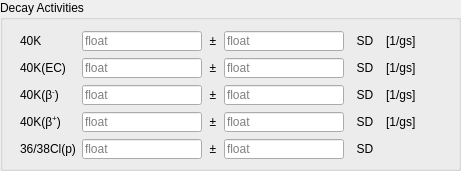
    <widget class="QGroupBox" name="groupBox_2">
     <property name="geometry">
      <rect>
       <x>10</x>
       <y>240</y>
       <width>461</width>
       <height>171</height>
      </rect>
     </property>
     <property name="title">
      <string>Decay Activities</string>
     </property>
     <widget class="QWidget" name="layoutWidget">
      <property name="geometry">
       <rect>
        <x>20</x>
        <y>30</y>
        <width>421</width>
        <height>131</height>
       </rect>
      </property>
      <layout class="QGridLayout" name="gridLayout_2">
       <item row="1" column="2">
        <widget class="QLabel" name="label_53">
         <property name="maximumSize">
          <size>
           <width>10</width>
           <height>20</height>
          </size>
         </property>
         <property name="text">
          <string>±</string>
         </property>
         <property name="alignment">
          <set>Qt::AlignCenter</set>
         </property>
        </widget>
       </item>
       <item row="4" column="1">
        <widget class="QLineEdit" name="lineEdit_11">
         <property name="maximumSize">
          <size>
           <width>120</width>
           <height>20</height>
          </size>
         </property>
         <property name="text">
          <string/>
         </property>
         <property name="placeholderText">
          <string>float</string>
         </property>
        </widget>
       </item>
       <item row="4" column="4">
        <widget class="QLabel" name="label_95">
         <property name="maximumSize">
          <size>
           <width>30</width>
           <height>20</height>
          </size>
         </property>
         <property name="text">
          <string>SD</string>
         </property>
         <property name="alignment">
          <set>Qt::AlignCenter</set>
         </property>
        </widget>
       </item>
       <item row="2" column="3">
        <widget class="QLineEdit" name="lineEdit_27">
         <property name="maximumSize">
          <size>
           <width>120</width>
           <height>20</height>
          </size>
         </property>
         <property name="text">
          <string/>
         </property>
         <property name="placeholderText">
          <string>float</string>
         </property>
        </widget>
       </item>
       <item row="4" column="3">
        <widget class="QLineEdit" name="lineEdit_29">
         <property name="maximumSize">
          <size>
           <width>120</width>
           <height>20</height>
          </size>
         </property>
         <property name="text">
          <string/>
         </property>
         <property name="placeholderText">
          <string>float</string>
         </property>
        </widget>
       </item>
       <item row="3" column="2">
        <widget class="QLabel" name="label_70">
         <property name="maximumSize">
          <size>
           <width>10</width>
           <height>20</height>
          </size>
         </property>
         <property name="text">
          <string>±</string>
         </property>
         <property name="alignment">
          <set>Qt::AlignCenter</set>
         </property>
        </widget>
       </item>
       <item row="4" column="0">
        <widget class="QLabel" name="label_27">
         <property name="text">
          <string>36/38Cl(p)</string>
         </property>
         <property name="alignment">
          <set>Qt::AlignLeading|Qt::AlignLeft|Qt::AlignVCenter</set>
         </property>
        </widget>
       </item>
       <item row="2" column="0">
        <widget class="QLabel" name="label_20">
         <property name="text">
          <string>&lt;html&gt;&lt;head/&gt;&lt;body&gt;&lt;p&gt;40K(β&lt;span style=&quot; vertical-align:super;&quot;&gt;-&lt;/span&gt;)&lt;/p&gt;&lt;/body&gt;&lt;/html&gt;</string>
         </property>
         <property name="alignment">
          <set>Qt::AlignLeading|Qt::AlignLeft|Qt::AlignVCenter</set>
         </property>
        </widget>
       </item>
       <item row="2" column="5">
        <widget class="QLabel" name="label_69">
         <property name="maximumSize">
          <size>
           <width>55</width>
           <height>20</height>
          </size>
         </property>
         <property name="text">
          <string>[1/gs]</string>
         </property>
         <property name="alignment">
          <set>Qt::AlignLeading|Qt::AlignLeft|Qt::AlignVCenter</set>
         </property>
        </widget>
       </item>
       <item row="1" column="5">
        <widget class="QLabel" name="label_68">
         <property name="minimumSize">
          <size>
           <width>51</width>
           <height>0</height>
          </size>
         </property>
         <property name="maximumSize">
          <size>
           <width>55</width>
           <height>20</height>
          </size>
         </property>
         <property name="text">
          <string>[1/gs]</string>
         </property>
         <property name="alignment">
          <set>Qt::AlignLeading|Qt::AlignLeft|Qt::AlignVCenter</set>
         </property>
        </widget>
       </item>
       <item row="3" column="1">
        <widget class="QLineEdit" name="lineEdit_10">
         <property name="maximumSize">
          <size>
           <width>120</width>
           <height>20</height>
          </size>
         </property>
         <property name="text">
          <string/>
         </property>
         <property name="placeholderText">
          <string>float</string>
         </property>
        </widget>
       </item>
       <item row="1" column="0">
        <widget class="QLabel" name="label_18">
         <property name="text">
          <string>40K(EC)</string>
         </property>
         <property name="alignment">
          <set>Qt::AlignLeading|Qt::AlignLeft|Qt::AlignVCenter</set>
         </property>
        </widget>
       </item>
       <item row="2" column="1">
        <widget class="QLineEdit" name="lineEdit_9">
         <property name="maximumSize">
          <size>
           <width>120</width>
           <height>20</height>
          </size>
         </property>
         <property name="text">
          <string/>
         </property>
         <property name="placeholderText">
          <string>float</string>
         </property>
        </widget>
       </item>
       <item row="3" column="4">
        <widget class="QLabel" name="label_71">
         <property name="maximumSize">
          <size>
           <width>30</width>
           <height>20</height>
          </size>
         </property>
         <property name="text">
          <string>SD</string>
         </property>
         <property name="alignment">
          <set>Qt::AlignCenter</set>
         </property>
        </widget>
       </item>
       <item row="1" column="3">
        <widget class="QLineEdit" name="lineEdit_26">
         <property name="maximumSize">
          <size>
           <width>120</width>
           <height>20</height>
          </size>
         </property>
         <property name="text">
          <string/>
         </property>
         <property name="placeholderText">
          <string>float</string>
         </property>
        </widget>
       </item>
       <item row="2" column="2">
        <widget class="QLabel" name="label_55">
         <property name="maximumSize">
          <size>
           <width>10</width>
           <height>20</height>
          </size>
         </property>
         <property name="text">
          <string>±</string>
         </property>
         <property name="alignment">
          <set>Qt::AlignCenter</set>
         </property>
        </widget>
       </item>
       <item row="2" column="4">
        <widget class="QLabel" name="label_56">
         <property name="maximumSize">
          <size>
           <width>30</width>
           <height>20</height>
          </size>
         </property>
         <property name="text">
          <string>SD</string>
         </property>
         <property name="alignment">
          <set>Qt::AlignCenter</set>
         </property>
        </widget>
       </item>
       <item row="3" column="3">
        <widget class="QLineEdit" name="lineEdit_28">
         <property name="maximumSize">
          <size>
           <width>120</width>
           <height>20</height>
          </size>
         </property>
         <property name="text">
          <string/>
         </property>
         <property name="placeholderText">
          <string>float</string>
         </property>
        </widget>
       </item>
       <item row="3" column="5">
        <widget class="QLabel" name="label_72">
         <property name="maximumSize">
          <size>
           <width>55</width>
           <height>20</height>
          </size>
         </property>
         <property name="text">
          <string>[1/gs]</string>
         </property>
         <property name="alignment">
          <set>Qt::AlignLeading|Qt::AlignLeft|Qt::AlignVCenter</set>
         </property>
        </widget>
       </item>
       <item row="1" column="1">
        <widget class="QLineEdit" name="lineEdit_8">
         <property name="maximumSize">
          <size>
           <width>120</width>
           <height>20</height>
          </size>
         </property>
         <property name="text">
          <string/>
         </property>
         <property name="placeholderText">
          <string>float</string>
         </property>
        </widget>
       </item>
       <item row="3" column="0">
        <widget class="QLabel" name="label_21">
         <property name="text">
          <string>&lt;html&gt;&lt;head/&gt;&lt;body&gt;&lt;p&gt;40K(β&lt;span style=&quot; vertical-align:super;&quot;&gt;+&lt;/span&gt;)&lt;/p&gt;&lt;/body&gt;&lt;/html&gt;</string>
         </property>
         <property name="alignment">
          <set>Qt::AlignLeading|Qt::AlignLeft|Qt::AlignVCenter</set>
         </property>
        </widget>
       </item>
       <item row="4" column="2">
        <widget class="QLabel" name="label_94">
         <property name="maximumSize">
          <size>
           <width>10</width>
           <height>20</height>
          </size>
         </property>
         <property name="text">
          <string>±</string>
         </property>
         <property name="alignment">
          <set>Qt::AlignCenter</set>
         </property>
        </widget>
       </item>
       <item row="4" column="5">
        <widget class="QLabel" name="label_96">
         <property name="maximumSize">
          <size>
           <width>55</width>
           <height>20</height>
          </size>
         </property>
         <property name="text">
          <string/>
         </property>
         <property name="alignment">
          <set>Qt::AlignLeading|Qt::AlignLeft|Qt::AlignVCenter</set>
         </property>
        </widget>
       </item>
       <item row="1" column="4">
        <widget class="QLabel" name="label_54">
         <property name="maximumSize">
          <size>
           <width>30</width>
           <height>20</height>
          </size>
         </property>
         <property name="text">
          <string>SD</string>
         </property>
         <property name="alignment">
          <set>Qt::AlignCenter</set>
         </property>
        </widget>
       </item>
       <item row="0" column="0">
        <widget class="QLabel" name="label_50">
         <property name="text">
          <string>40K</string>
         </property>
         <property name="alignment">
          <set>Qt::AlignLeading|Qt::AlignLeft|Qt::AlignVCenter</set>
         </property>
        </widget>
       </item>
       <item row="0" column="1">
        <widget class="QLineEdit" name="lineEdit_55">
         <property name="maximumSize">
          <size>
           <width>120</width>
           <height>20</height>
          </size>
         </property>
         <property name="text">
          <string/>
         </property>
         <property name="placeholderText">
          <string>float</string>
         </property>
        </widget>
       </item>
       <item row="0" column="2">
        <widget class="QLabel" name="label_67">
         <property name="maximumSize">
          <size>
           <width>10</width>
           <height>20</height>
          </size>
         </property>
         <property name="text">
          <string>±</string>
         </property>
         <property name="alignment">
          <set>Qt::AlignCenter</set>
         </property>
        </widget>
       </item>
       <item row="0" column="3">
        <widget class="QLineEdit" name="lineEdit_53">
         <property name="maximumSize">
          <size>
           <width>120</width>
           <height>20</height>
          </size>
         </property>
         <property name="text">
          <string/>
         </property>
         <property name="placeholderText">
          <string>float</string>
         </property>
        </widget>
       </item>
       <item row="0" column="4">
        <widget class="QLabel" name="label_64">
         <property name="maximumSize">
          <size>
           <width>30</width>
           <height>20</height>
          </size>
         </property>
         <property name="text">
          <string>SD</string>
         </property>
         <property name="alignment">
          <set>Qt::AlignCenter</set>
         </property>
        </widget>
       </item>
       <item row="0" column="5">
        <widget class="QLabel" name="label_99">
         <property name="minimumSize">
          <size>
           <width>51</width>
           <height>0</height>
          </size>
         </property>
         <property name="maximumSize">
          <size>
           <width>55</width>
           <height>20</height>
          </size>
         </property>
         <property name="text">
          <string>[1/gs]</string>
         </property>
         <property name="alignment">
          <set>Qt::AlignLeading|Qt::AlignLeft|Qt::AlignVCenter</set>
         </property>
        </widget>
       </item>
      </layout>
     </widget>
    </widget>
